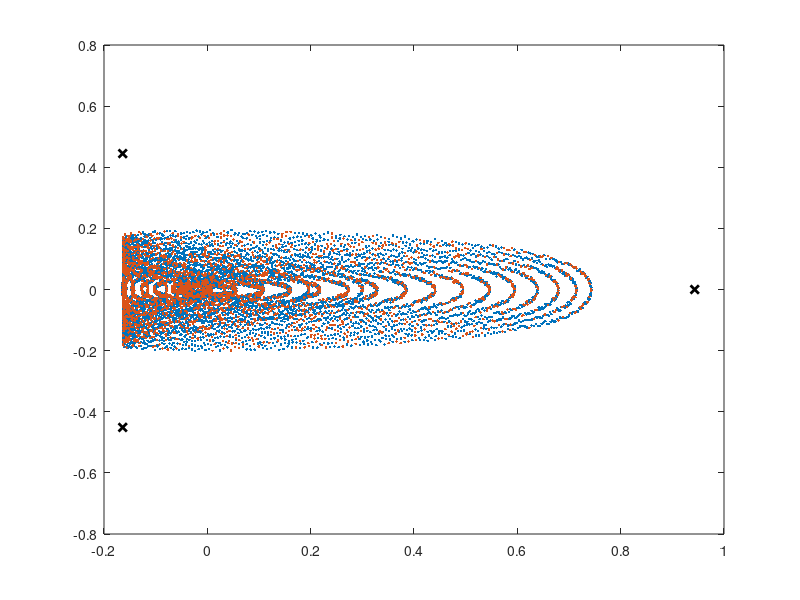

The MATLAB script that drew this image: (Note: this script raises an error after producing the figure.)

%% load the data
clc
clear
close all
load('training_and_validation_data.mat')
%% Part 2 position of vertices
y_offset_V1=-0.25;
y_offset_V2=+0.25;
x_offset_V3=+0.2;

% y_offset_V1=+0.1;
% y_offset_V2=-0.1;
% x_offset_V3=-0.5;
Vertices_of_simplex=[min(alfa_true) min(beta)+y_offset_V1; min(alfa_true) max(beta)+y_offset_V2;max(alfa_true)+x_offset_V3 0];

figure
plot(alfa_true_tr,beta_tr,'.','DisplayName','training');hold all
plot(alfa_true_tst,beta_tst,'.','DisplayName','testing')
plot(Vertices_of_simplex(:,1),Vertices_of_simplex(:,2),'xk','LineWidth',2,'MarkerFaceColor', 'b','DisplayName','Vertices of Simplex')
% simplex = delaunay(Vertices_of_simplex(:,1),Vertices_of_simplex(:,2));
simplex = delaunay(Vertices_of_simplex);
TRI = triangulation(simplex,Vertices_of_simplex);
triplot(simplex,Vertices_of_simplex(:,1),Vertices_of_simplex(:,2),'HandleVisibility','off');
legend;xlabel('alpha true[rad]');ylabel('beta[rad]')
title('simplex covering the entire data region')
%% Part 3 Identification of B coefficients

% convert the training and testing inputs to barrycentric coordinates
[check_tr,barry_tr]  = tsearchn(Vertices_of_simplex, simplex, [alfa_true_tr  beta_tr]);  
[check_tst,barry_tst] = tsearchn(Vertices_of_simplex, simplex, [alfa_true_tst beta_tst]);  

% Selecting only that dataset which is inside the simplex
alfa_true_tst = alfa_true_tst(all(isfinite(barry_tst(:,:)),2)); % alpha Simplex - Validation Data
beta_tst = beta_tst(all(isfinite(barry_tst(:,:)),2)); % beta Simplex - Validation Data
Cm_tr  = Cm_tr(all(isfinite(barry_tr(:,:)),2));     % Cm Simplex - Identification Data
Cm_tst = Cm_tst(all(isfinite(barry_tst(:,:)),2));	% Cm Simplex - Validation Data
N_tr=length(Cm_tr);
N_tst=length(Cm_tst);
barry_tr(all(isnan(barry_tr(:,:)),2),:) = [];
barry_tst(all(isnan(barry_tst(:,:)),2),:) = [];





% create matrix for indices
n=2;%simplex dimension
max_d=12;% degree
% B_tr=zeros(N_tr,nchoosek(n+max_d,max_d),max_d);
est_coeff=zeros(nchoosek(n+max_d,max_d),max_d);
log_mean_param_var=zeros(max_d,1);
res_tst=zeros(N_tst,max_d);
res_tr=zeros(N_tr,max_d);
for index_d=1:max_d

d=index_d;
% kappa_mat=zeros(nchoosek(n+d,d),n+1);
index=1;
for i=d:-1:0
for j=d:-1:0
for k=d:-1:0
if(i+j+k)==d
kappa_mat(index,:,d)=[i j k];
index=index+1;
end
end
end
end
clear i j k index

%training
% construct the regression matrix
B_tr=zeros(N_tr,nchoosek(n+d,d));
for i_index=1:N_tr
B_tr(i_index,:)=(factorial(d) ./ (factorial(kappa_mat(:,1,d)') ...
                    .*factorial(kappa_mat(:,2,d)').*factorial(kappa_mat(:,3,d))')) ...
                    .*((barry_tr(i_index,1).^(kappa_mat(:,1,d)')) .* (barry_tr(i_index,2).^(kappa_mat(:,2,d)')) ...
                    .* (barry_tr(i_index,3).^(kappa_mat(:,3,d)')));
end
% return

clear i_index
B_transp_B_inv=inv(B_tr'*B_tr);
log_mean_param_var(d)=log10(mean(diag(B_transp_B_inv)));
est_coeff(1:nchoosek(n+d,d),index_d)=B_transp_B_inv*B_tr'*Cm_tr;
Cm_pred_tr=B_tr*est_coeff(1:nchoosek(n+d,d),index_d);
res_tr(:,index_d)=Cm_pred_tr-Cm_tr;
RMS_training_error(index_d)=rms(Cm_pred_tr-Cm_tr)/(max(Cm_tr) - min(Cm_tr));

% clear B_tr

%validation
B_tst=zeros(N_tst,nchoosek(n+d,d));
for i_index=1:N_tst
%     B_tst(i_index,:)=factorial(d)*barry_tst(i_index,1).^(kappa_mat(:,1,d)').*barry_tr(i_index,2).^(kappa_mat(:,2,d)').*barry_tst(i_index,3).^(kappa_mat(:,3,d)')./((factorial(kappa_mat(:,1,d)').*factorial(kappa_mat(:,2,d)').*factorial(kappa_mat(:,3,d)')));    
      B_tst(i_index,:)=(factorial(d) ./ (factorial(kappa_mat(:,1,d)') ...
                    .*factorial(kappa_mat(:,2,d)').*factorial(kappa_mat(:,3,d))')) ...
                    .*((barry_tst(i_index,1).^(kappa_mat(:,1,d)')) .* (barry_tst(i_index,2).^(kappa_mat(:,2,d)')) ...
                    .* (barry_tst(i_index,3).^(kappa_mat(:,3,d)')));
end
clear i_index
Cm_pred_tst=B_tst*est_coeff(1:nchoosek(n+d,d),index_d);
res_tst(:,index_d)=Cm_pred_tst-Cm_tst;
RMS_validation_error(index_d)=rms(Cm_pred_tst-Cm_tst)/(max(Cm_tst) - min(Cm_tst));
[cr(:,:,index_d) , lags(:,:,index_d)] = xcorr(res_tst(:,index_d),100);

clear B_tst Cm_pred
end
conf = 1.96/sqrt(length(Cm_tst));
vec_degree=1:max_d;
%% plot Residual RMS 
figure
plot(vec_degree,RMS_training_error,'DisplayName','training')
hold on
plot(vec_degree,RMS_validation_error,'DisplayName','validation')
xticks(vec_degree);legend;grid on;title('RMS relative error');xlabel('model degree');ylabel('Rel RMS error')
%% plot validation error of order 3 and 9
val_degree1=3;
val_degree2=9;
figure;
subplot(1,2,1)
plot(res_tst(:,val_degree1));title(['validation Model residual of degree:' num2str(val_degree1)]);grid on;xlabel('samples');ylabel('error')
subplot(1,2,2)
plot(res_tst(:,val_degree2));title(['validation Model residual of degree:' num2str(val_degree2)]);grid on;xlabel('samples');ylabel('error')
%% Mean Parameter Variance
figure
plot(vec_degree,log_mean_param_var)
xticks(vec_degree);grid on;title('Mean Parameter Variance');xlabel('model degree');ylabel('log10 $$ (\overline {Var(parameters )} ) $$','Interpreter', 'Latex')
%% plot Auto correlation
val_order1=1;
val_order2=6;
figure;
subplot(1,2,1);hold all
plot(lags(:,:,val_order1),conf+lags(:,:,val_order1)*0,'--b','DisplayName','confidence interval')
plot(lags(:,:,val_order1),-conf+lags(:,:,val_order1)*0,'--b','HandleVisibility','off')
plot(lags(:,:,val_order1),cr(:,:,val_order1),'HandleVisibility','off');ylabel('Autocorrelation');xlabel('Number of Lags');title(['Autocorrelation of Model Residual of order:' num2str(val_order1)]);legend
subplot(1,2,2);hold all
plot(lags(:,:,val_order1),conf+lags(:,:,val_order2)*0,'--b','DisplayName','confidence interval')
plot(lags(:,:,val_order1),-conf-lags(:,:,val_order2)*0,'--b','HandleVisibility','off')
plot(lags(:,:,val_order2),cr(:,:,val_order2),'HandleVisibility','off');ylabel('Autocorrelation');xlabel('Number of Lags');title(['Autocorrelation of Model Residual of order:' num2str(val_order2)]);legend

%% plot 3d simplices
figure
for d=1:6
subplot(3,2,d)
plot_3d_single_simplex(kappa_mat(1:nchoosek(n+d,d),:,d),est_coeff(1:nchoosek(n+d,d),d),d,TRI,Vertices_of_simplex)
end
